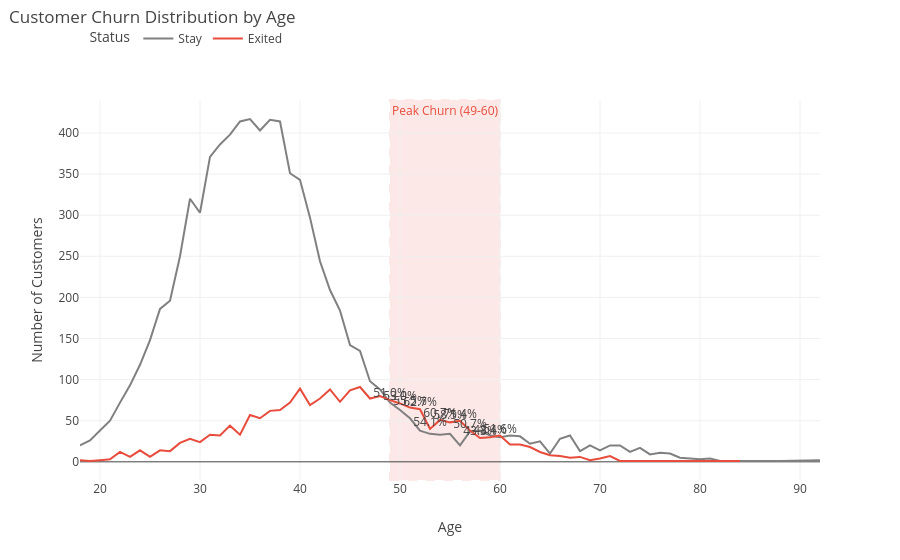

Write notebook code for a chart like this one.
### Code cell
churn_per_age = (
    df.groupby('Age')['Exited']
    .value_counts()
    .reset_index(name='Count')
)

churn_per_age['Status'] = churn_per_age['Exited'].map({0: 'Stay', 1: 'Exited'})

# النسبة والإجمالي لكل سن
churn_per_age['Total_Age'] = churn_per_age.groupby('Age')['Count'].transform('sum')
churn_per_age['Percentage'] = (churn_per_age['Count'] / churn_per_age['Total_Age']) * 100

churn_per_age = churn_per_age.sort_values('Age')

fig = px.line(
    churn_per_age,
    x='Age',
    y='Count',
    color='Status',
    markers=False,
    custom_data=['Percentage', 'Total_Age'],
    title='Customer Churn Distribution by Age',
    color_discrete_map={'Stay': 'Gray', 'Exited': '#e74c3c'}
)
peak_data = churn_per_age[
    (churn_per_age['Age'] >= 49) &
    (churn_per_age['Age'] <= 60) &
    (churn_per_age['Exited'] == 1)
]

fig.add_scatter(
    x=peak_data['Age'],
    y=peak_data['Count'],
    mode='text',
    text=peak_data['Percentage'].map(lambda x: f'{x:.1f}%'),
    textposition='top center',
    showlegend=False,
    hoverinfo='skip'
)
fig.update_traces(
    hovertemplate="<br>".join([
        "<b>Age:</b> %{x}",
        "<b>Count:</b> %{y}",
        "<b>Percentage:</b> %{customdata[0]:.1f}%",
        "<b>Total in Age Group:</b> %{customdata[1]}"
    ])
)

fig.update_layout(
    title=dict(
        text='Customer Churn Distribution by Age',
        x=0.01,
        y=0.98,
        xanchor='left',
        yanchor='top'
    ),
    legend=dict(
        yanchor="top",
        y=1.2,
        xanchor="left",
        x=0.01,
        orientation="h"
    ),
    xaxis_title='Age',
    yaxis_title='Number of Customers',
    plot_bgcolor='white',
    hovermode='x unified',
    legend_title_text='Status'
)

fig.update_xaxes(showgrid=True, gridcolor='#f0f0f0')
fig.update_yaxes(showgrid=True, gridcolor='#f0f0f0')

# المنطقة من 49 لـ 60
fig.add_vrect(
    x0=49, x1=60,
    fillcolor='#e74c3c',
    opacity=0.12,
    line_width=2,
    line_color='#e74c3c',
    line_dash='dash',
    layer='below',
    annotation_text='Peak Churn (49-60)',
    annotation_position='top left',
    annotation_font=dict(size=12, color='#e74c3c')
)

fig.show()
#connection
#enclosure
#remove marker

### Figure 1 — Plotly figure (JSON) as saved in the notebook; plotly's stock layout.template omitted (floating-point values rounded to 4 significant figures; data arrays with more than 128 entries replaced by an {"elided": "..."} marker saying what was removed)
{"data": [{"customdata": {"elided": "70x2 float values"}, "hovertemplate": "<b>Age:</b> %{x}<br><b>Count:</b> %{y}<br><b>Percentage:</b> %{customdata[0]:.1f}%<br><b>Total in Age Group:</b> %{customdata[1]}", "legendgroup": "Stay", "line": {"color": "Gray", "dash": "solid"}, "marker": {"symbol": "circle"}, "mode": "lines", "name": "Stay", "orientation": "v", "showlegend": true, "type": "scatter", "x": [18, 19, 20, 21, 22, 23, 24, 25, 26, 27, 28, 29, 30, 31, 32, 33, 34, 35, 36, 37, 38, 39, 40, 41, 42, 43, 44, 45, 46, 47, 48, 49, 50, 51, 52, 53, 54, 55, 56, 57, 58, 59, 60, 61, 62, 63, 64, 65, 66, 67, 68, 69, 70, 71, 72, 73, 74, 75, 76, 77, 78, 79, 80, 81, 82, 83, 84, 85, 88, 92], "xaxis": "x", "y": [20, 26, 38, 50, 72, 93, 118, 148, 186, 196, 250, 320, 303, 371, 386, 398, 414, 417, 403, 416, 414, 351, 343, 297, 244, 209, 184, 142, 135, 98, 88, 72, 63, 53, 38, 34, 33, 34, 20, 37, 38, 32, 30, 32, 31, 22, 25, 10, 28, 32, 13, 20, 14, 20, 20, 12, 17, 9, 11, 10, 5, 4, 3, 4, 1, 1, 1, 1, 1, 2], "yaxis": "y"}, {"customdata": [[9.091, 22], [3.704, 27], [5, 40], [5.66, 53], [14.29, 84], [6.061, 99], [10.61, 132], [3.896, 154], [7.0, 200], [6.22, 209], [8.425, 273], [8.046, 348], [7.339, 327], [8.168, 404], [7.656, 418], [9.955, 442], [7.383, 447], [12.03, 474], [11.62, 456], [12.97, 478], [13.21, 477], [17.02, 423], [20.6, 432], [18.85, 366], [23.99, 321], [29.63, 297], [28.4, 257], [37.99, 229], [40.27, 226], [44, 175], [47.62, 168], [51.02, 147], [52.99, 134], [55.46, 119], [62.75, 102], [54.05, 74], [60.71, 84], [58.54, 82], [71.43, 70], [50.67, 75], [43.28, 67], [48.39, 62], [51.61, 62], [39.62, 53], [40.38, 52], [45, 40], [32.43, 37], [44.44, 18], [20, 35], [13.51, 37], [31.58, 19], [9.091, 22], [22.22, 18], [25.93, 27], [4.762, 21], [7.692, 13], [5.556, 18], [50, 2]], "hovertemplate": "<b>Age:</b> %{x}<br><b>Count:</b> %{y}<br><b>Percentage:</b> %{customdata[0]:.1f}%<br><b>Total in Age Group:</b> %{customdata[1]}", "legendgroup": "Exited", "line": {"color": "#e74c3c", "dash": "solid"}, "marker": {"symbol": "circle"}, "mode": "lines", "name": "Exited", "orientation": "v", "showlegend": true, "type": "scatter", "x": [18, 19, 20, 21, 22, 23, 24, 25, 26, 27, 28, 29, 30, 31, 32, 33, 34, 35, 36, 37, 38, 39, 40, 41, 42, 43, 44, 45, 46, 47, 48, 49, 50, 51, 52, 53, 54, 55, 56, 57, 58, 59, 60, 61, 62, 63, 64, 65, 66, 67, 68, 69, 70, 71, 72, 73, 74, 84], "xaxis": "x", "y": [2, 1, 2, 3, 12, 6, 14, 6, 14, 13, 23, 28, 24, 33, 32, 44, 33, 57, 53, 62, 63, 72, 89, 69, 77, 88, 73, 87, 91, 77, 80, 75, 71, 66, 64, 40, 51, 48, 50, 38, 29, 30, 32, 21, 21, 18, 12, 8, 7, 5, 6, 2, 4, 7, 1, 1, 1, 1], "yaxis": "y"}, {"hoverinfo": "skip", "hovertemplate": "<b>Age:</b> %{x}<br><b>Count:</b> %{y}<br><b>Percentage:</b> %{customdata[0]:.1f}%<br><b>Total in Age Group:</b> %{customdata[1]}", "mode": "text", "showlegend": false, "text": ["51.0%", "53.0%", "55.5%", "62.7%", "54.1%", "60.7%", "58.5%", "71.4%", "50.7%", "43.3%", "48.4%", "51.6%"], "textposition": "top center", "type": "scatter", "x": [49, 50, 51, 52, 53, 54, 55, 56, 57, 58, 59, 60], "y": [75, 71, 66, 64, 40, 51, 48, 50, 38, 29, 30, 32]}], "layout": {"annotations": [{"font": {"color": "#e74c3c", "size": 12}, "showarrow": false, "text": "Peak Churn (49-60)", "x": 49, "xanchor": "left", "xref": "x", "y": 1, "yanchor": "top", "yref": "y domain"}], "hovermode": "x unified", "legend": {"orientation": "h", "title": {"text": "Status"}, "tracegroupgap": 0, "x": 0.01, "xanchor": "left", "y": 1.2, "yanchor": "top"}, "plot_bgcolor": "white", "shapes": [{"fillcolor": "#e74c3c", "layer": "below", "line": {"color": "#e74c3c", "dash": "dash", "width": 2}, "opacity": 0.12, "type": "rect", "x0": 49, "x1": 60, "xref": "x", "y0": 0, "y1": 1, "yref": "y domain"}], "title": {"text": "Customer Churn Distribution by Age", "x": 0.01, "xanchor": "left", "y": 0.98, "yanchor": "top"}, "xaxis": {"anchor": "y", "domain": [0, 1], "gridcolor": "#f0f0f0", "showgrid": true, "title": {"text": "Age"}}, "yaxis": {"anchor": "x", "domain": [0, 1], "gridcolor": "#f0f0f0", "showgrid": true, "title": {"text": "Number of Customers"}}}}
